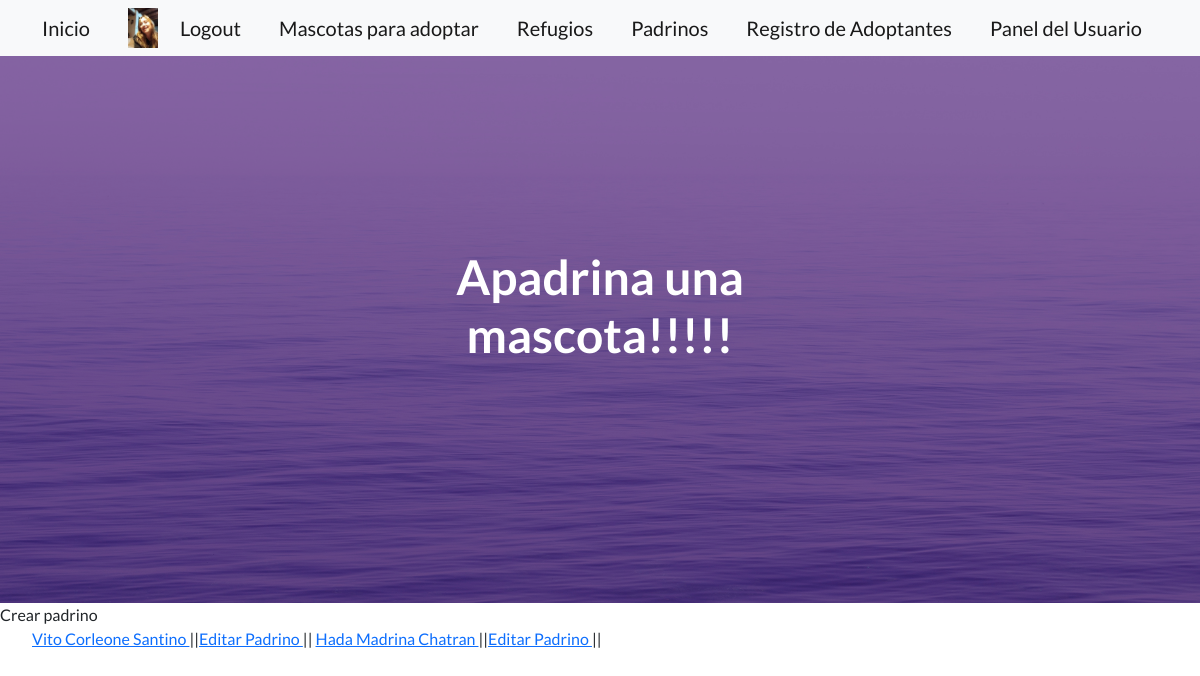
Page /padrino/ (signed in) on the earlier database version.
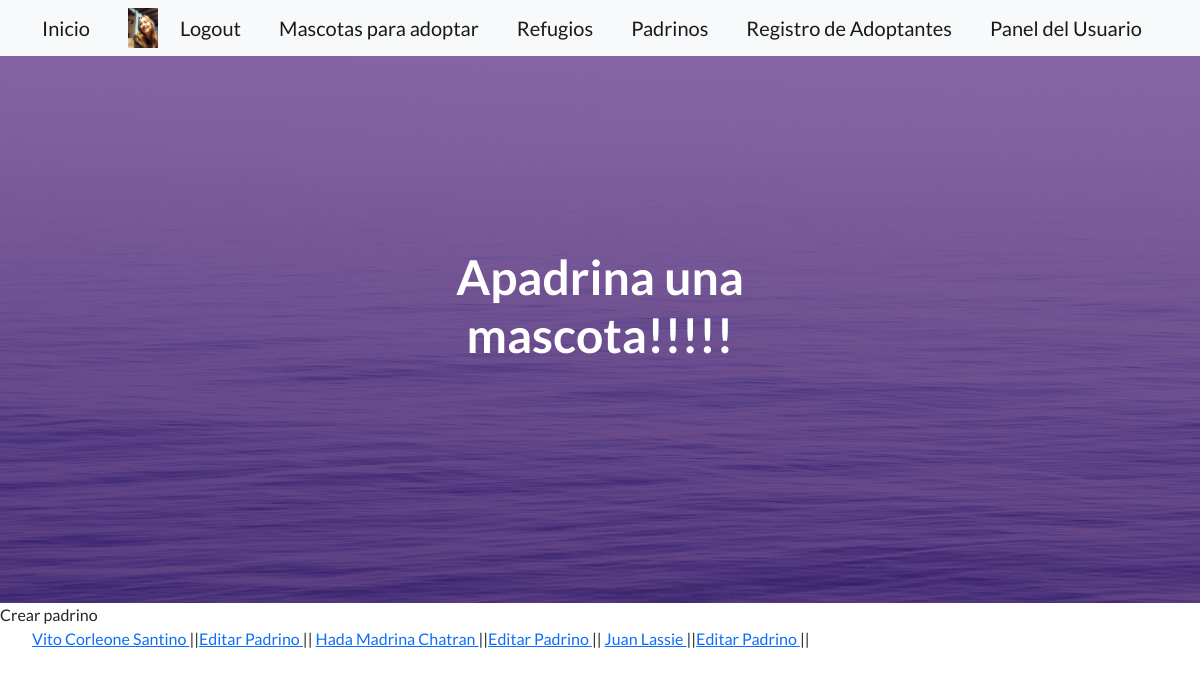
Same page on the later database version.
### NewApp/models.py (models this page shows)
class Padrino(models.Model):
    apodo =models.CharField(max_length=50)
    ahijado = models.CharField(max_length=50)
    descripcion = RichTextField()
    fecha_inicio = models.DateTimeField()
    def __str__(self) -> str:
        return f"{self.apodo} {self.ahijado}"

### NewApp/views.py (the view)
# urls.py: path("padrino/", views.PadrinoListView.as_view() ,name ="listar padrino"),
class PadrinoListView(ListView):
    model = Padrino
    template_name = "temp_NApp/listar_padrino.html"
    context_object_name = "listado_padrinos"

### NewApp/templates/temp_NApp/listar_padrino.html (shortened to what this page needs)
{% extends "padre/padre.html" %}
{% block main %}
<a class=navbar-brand href={% url "crear padrino" %}> Crear padrino </a>
    {% if listado_padrinos %}
    <ul>
        {% for padrino in listado_padrinos %}
        <a href={% url "detail padrino" padrino.id %}>{{padrino}} </a>||<a href={% url "update_padrino" padrino.id %}>Editar Padrino </a>||
        {% endfor %}
    {% else %}
    <p> No se encontraron padrinos|</p>
    {% endif %}
    {% endblock main %}
    {% block centro %}
    Apadrina una mascota!!!!! <Base></Base>
    {% endblock centro %}

Differences in the rows shown:
added Padrino: apodo+ahijado "Juan Lassie"
